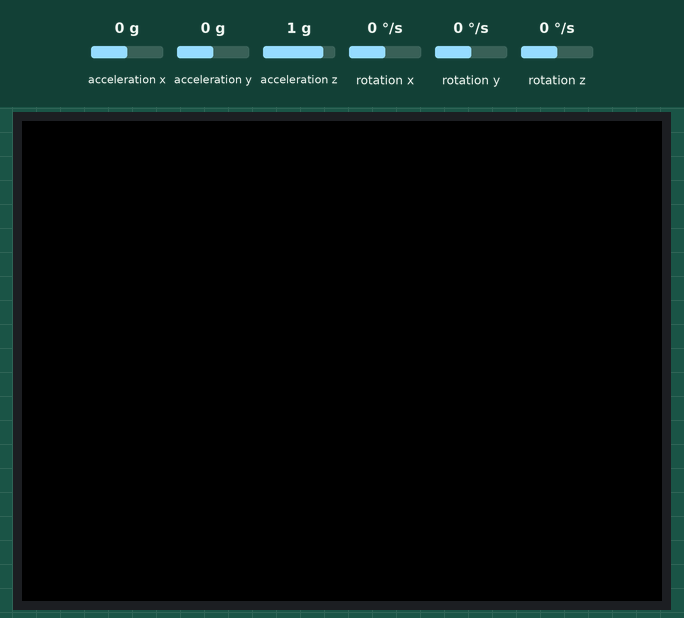
This sketch was run on a simulated ESP32. Shown: 320×240 colour display. The test bench sets the inputs (shaded band); at power-on: acceleration x 0 g, acceleration y 0 g, acceleration z 1 g, rotation x 0 °/s, rotation y 0 °/s, rotation z 0 °/s. What the sketch prints to the serial monitor is not drawn.

Above: at 1.3 s.
1.4 s: acceleration x set to -1.4 g
At 2.0 s:
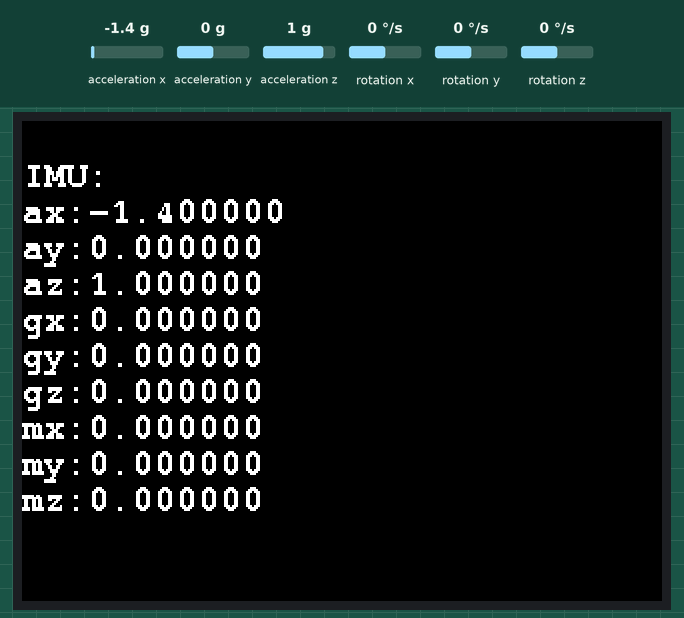
3.7 s: acceleration y set to -1.4 g
At 4.6 s:
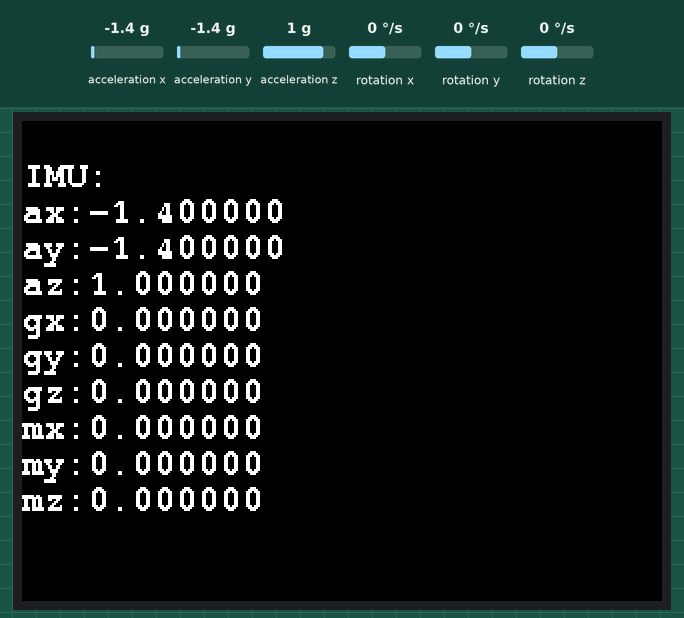
5.4 s: acceleration z set to -1.4 g
6.9 s: rotation x set to -192 °/s
8.4 s: rotation y set to -192 °/s
At 9.0 s:
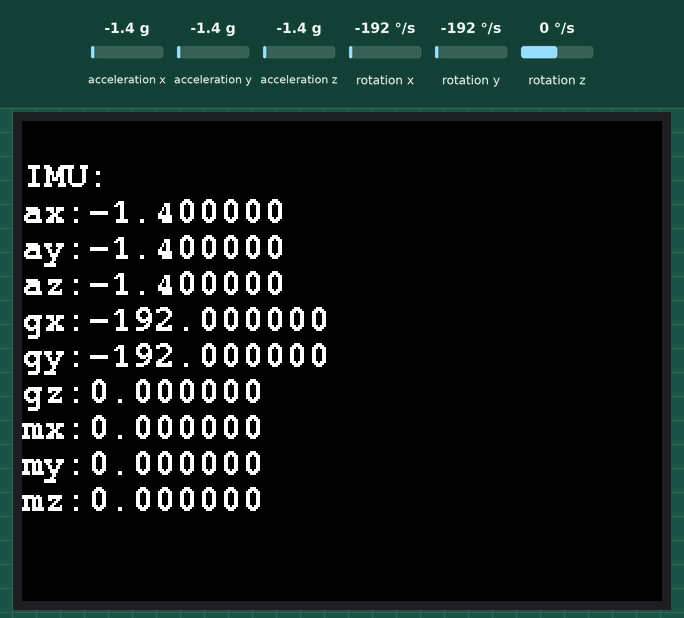
10.0 s: rotation z set to -192 °/s
At 11.0 s:
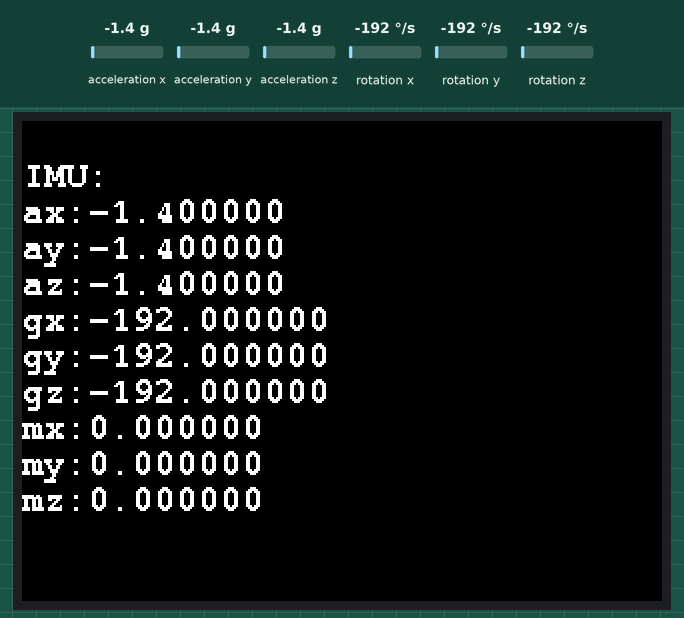

The sketch:

IMU.ino
```cpp
#include <M5Unified.h>

void setup(void) {
  auto cfg = M5.config();
  M5.begin(cfg);
  M5.Display.setFont(&fonts::FreeMonoBold9pt7b);
}

void loop(void) {
  auto imu_update = M5.Imu.update();
  if (imu_update) {
    M5.Display.setCursor(0, 20);
    M5.Display.clear();  // Delay 100ms

    auto data = M5.Imu.getImuData();

    // The data obtained by getImuData can be used as follows.
    data.accel.x;      // accel x-axis value.
    data.accel.y;      // accel y-axis value.
    data.accel.z;      // accel z-axis value.
    data.accel.value;  // accel 3values array [0]=x / [1]=y / [2]=z.

    data.gyro.x;      // gyro x-axis value.
    data.gyro.y;      // gyro y-axis value.
    data.gyro.z;      // gyro z-axis value.
    data.gyro.value;  // gyro 3values array [0]=x / [1]=y / [2]=z.

    data.mag.x;      // mag x-axis value.
    data.mag.y;      // mag y-axis value.
    data.mag.z;      // mag z-axis value.
    data.mag.value;  // mag 3values array [0]=x / [1]=y / [2]=z.

    data.value;  // all sensor 9values array [0~2]=accel / [3~5]=gyro / [6~8]=mag

    Serial.printf("ax:%f  ay:%f  az:%f\r\n", data.accel.x, data.accel.y, data.accel.z);
    Serial.printf("gx:%f  gy:%f  gz:%f\r\n", data.gyro.x, data.gyro.y, data.gyro.z);
    Serial.printf("mx:%f  my:%f  mz:%f", data.mag.x, data.mag.y, data.mag.z);
    M5.Display.printf("IMU:\r\n");
    M5.Display.printf("ax:%f\nay:%f\naz:%f\r\n", data.accel.x, data.accel.y, data.accel.z);
    M5.Display.printf("gx:%f\ngy:%f\ngz:%f\r\n", data.gyro.x, data.gyro.y, data.gyro.z);
    M5.Display.printf("mx:%f\nmy:%f\nmz:%f\r\n", data.mag.x, data.mag.y, data.mag.z);
  }
  delay(100);
}
```

Measured:
- after the input at 3.7 s, the display: first differs from a run without the input after 0.25 s (image 2)
- after the input at 8.4 s, the display: changes after 0.12 s (image 3)
- after the input at 10.0 s, the display: changes after 0.06 s (image 4)
